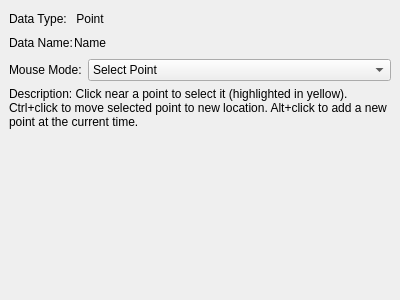
<?xml version="1.0" encoding="UTF-8"?>
<ui version="4.0">
 <class>MediaPoint_Widget</class>
 <widget class="QWidget" name="MediaPoint_Widget">
  <property name="geometry">
   <rect>
    <x>0</x>
    <y>0</y>
    <width>400</width>
    <height>300</height>
   </rect>
  </property>
  <property name="sizePolicy">
   <sizepolicy hsizetype="Expanding" vsizetype="Fixed">
    <horstretch>0</horstretch>
    <verstretch>0</verstretch>
   </sizepolicy>
  </property>
  <property name="windowTitle">
   <string>Form</string>
  </property>
  <layout class="QVBoxLayout" name="verticalLayout">
   <property name="spacing">
    <number>6</number>
   </property>
   <property name="leftMargin">
    <number>9</number>
   </property>
   <property name="topMargin">
    <number>9</number>
   </property>
   <property name="rightMargin">
    <number>9</number>
   </property>
   <property name="bottomMargin">
    <number>9</number>
   </property>
   <item>
    <layout class="QGridLayout" name="gridLayout">
     <property name="sizeConstraint">
      <enum>QLayout::SizeConstraint::SetFixedSize</enum>
     </property>
     <property name="horizontalSpacing">
      <number>1</number>
     </property>
     <property name="verticalSpacing">
      <number>4</number>
     </property>
     <item row="0" column="0">
      <widget class="QLabel" name="label_2">
       <property name="text">
        <string>Data Type:</string>
       </property>
      </widget>
     </item>
     <item row="0" column="1">
      <widget class="QLabel" name="label">
       <property name="text">
        <string>Point</string>
       </property>
       <property name="alignment">
        <set>Qt::AlignmentFlag::AlignCenter</set>
       </property>
      </widget>
     </item>
     <item row="1" column="0">
      <widget class="QLabel" name="label_3">
       <property name="text">
        <string>Data Name:</string>
       </property>
      </widget>
     </item>
     <item row="1" column="1">
      <widget class="QLabel" name="name_label">
       <property name="text">
        <string>Name</string>
       </property>
       <property name="alignment">
        <set>Qt::AlignmentFlag::AlignCenter</set>
       </property>
      </widget>
     </item>
     <item row="0" column="2">
      <spacer name="horizontalSpacer">
       <property name="orientation">
        <enum>Qt::Orientation::Horizontal</enum>
       </property>
       <property name="sizeHint" stdset="0">
        <size>
         <width>40</width>
         <height>20</height>
        </size>
       </property>
      </spacer>
     </item>
     <item row="1" column="2">
      <spacer name="horizontalSpacer_2">
       <property name="orientation">
        <enum>Qt::Orientation::Horizontal</enum>
       </property>
       <property name="sizeHint" stdset="0">
        <size>
         <width>40</width>
         <height>20</height>
        </size>
       </property>
      </spacer>
     </item>
    </layout>
   </item>
   <item>
    <layout class="QVBoxLayout" name="verticalLayout_2">
      <property name="spacing">
       <number>6</number>
      </property>
      <property name="sizeConstraint">
       <enum>QLayout::SizeConstraint::SetDefaultConstraint</enum>
      </property>
     <item>
      <layout class="QHBoxLayout" name="horizontalLayout_3">
       <property name="spacing">
        <number>6</number>
       </property>
       <property name="sizeConstraint">
        <enum>QLayout::SizeConstraint::SetDefaultConstraint</enum>
       </property>
       <item>
        <widget class="QLabel" name="label_4">
         <property name="text">
          <string>Mouse Mode:</string>
         </property>
        </widget>
       </item>
       <item>
        <widget class="QComboBox" name="selection_model_combo">
         <property name="sizePolicy">
          <sizepolicy hsizetype="Expanding" vsizetype="Fixed">
           <horstretch>0</horstretch>
           <verstretch>0</verstretch>
          </sizepolicy>
         </property>
         <item>
          <property name="text">
           <string>Select Point</string>
          </property>
         </item>
        </widget>
       </item>
      </layout>
     </item>
     <item>
      <widget class="QLabel" name="selection_model_label">
       <property name="sizePolicy">
        <sizepolicy hsizetype="Expanding" vsizetype="Preferred">
         <horstretch>0</horstretch>
         <verstretch>0</verstretch>
        </sizepolicy>
       </property>
       <property name="text">
        <string>Description: Click near a point to select it (highlighted in yellow). Ctrl+click to move selected point to new location. Alt+click to add a new point at the current time.</string>
       </property>
       <property name="wordWrap">
        <bool>true</bool>
       </property>
      </widget>
     </item>
     <item>
      <spacer name="verticalSpacer">
       <property name="orientation">
        <enum>Qt::Orientation::Vertical</enum>
       </property>
       <property name="sizeHint" stdset="0">
        <size>
         <width>20</width>
         <height>40</height>
        </size>
       </property>
      </spacer>
     </item>
    </layout>
   </item>
  </layout>
 </widget>
 <resources/>
 <connections/>
</ui>
